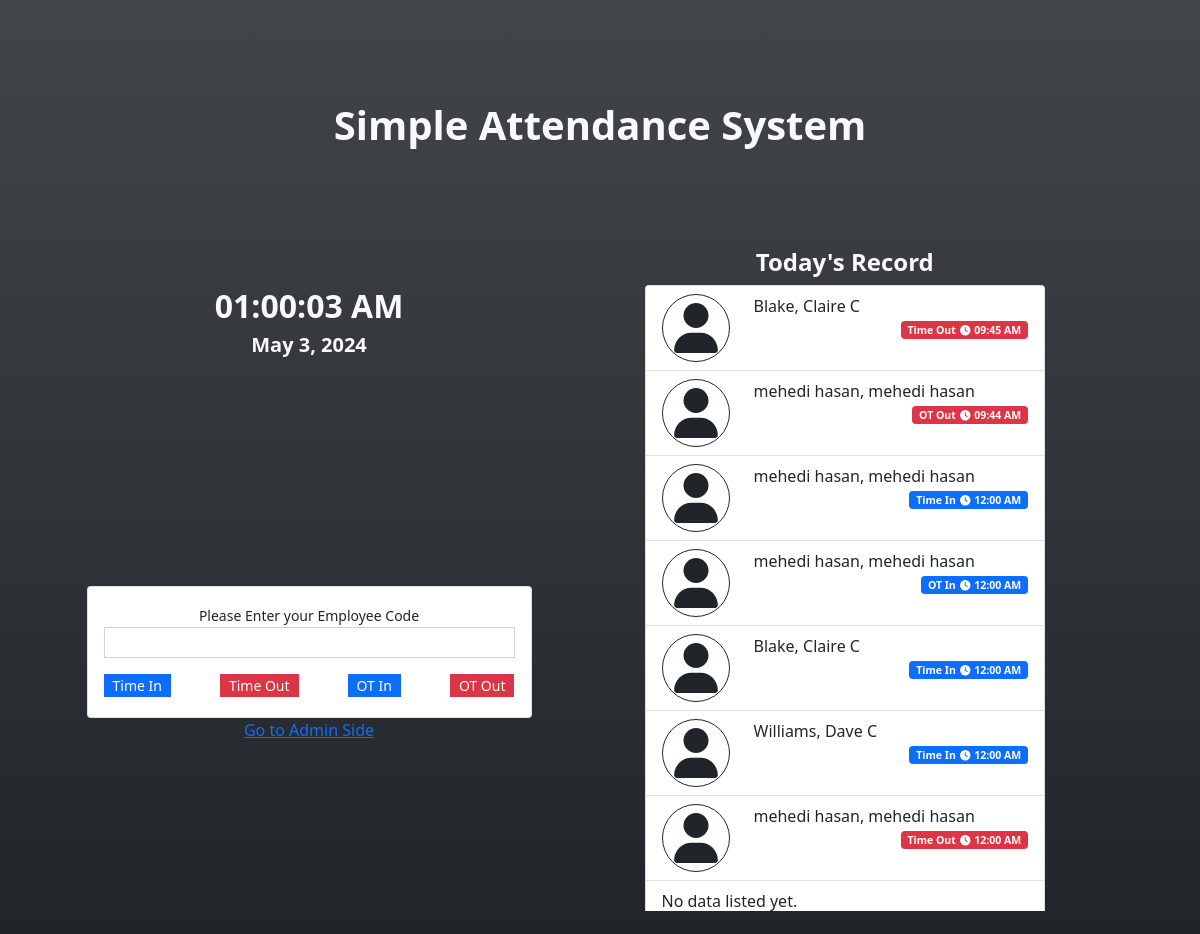
Screenshot of /attendance.php with the database file from the repository.
### tables this page shows
CREATE TABLE att_type_list (
            `att_type_id` INTEGER NOT NULL PRIMARY KEY AUTOINCREMENT,
            `name` TEXT NOT NULL,
            `status` INTEGER NOT NULL DEFAULT 1,
            `date_created` TIMESTAMP DEFAULT CURRENT_TIMESTAMP
        );

CREATE TABLE attendance_list (
            `attendance_id` INTEGER NOT NULL PRIMARY KEY AUTOINCREMENT,
            `employee_id` TEXT NOT NULL,
            `att_type_id` TEXT NOT NULL,
            `date_created` TIMESTAMP DEFAULT CURRENT_TIMESTAMP,
            `date_updated` TIMESTAMP NULL,
            FOREIGN KEY(`employee_id`) REFERENCES `employee_list`(`employee_id`) ON DELETE CASCADE,
            FOREIGN KEY(`att_type_id`) REFERENCES `att_type_list`(`att_type_id`) ON DELETE CASCADE
        );

### attendance.php (the view, shortened to what this page needs)
<?php
require_once('DBConnection.php');
?>
<!DOCTYPE html>
<html lang="en">
<head>
    <link rel="stylesheet" href="Font-Awesome-master/css/all.min.css">
    <link rel="stylesheet" href="css/bootstrap.min.css">
    <link rel="stylesheet" href="DataTables/datatables.min.css">
</head>
<body>
    <main class="bg-dark bg-gradient text-light">
    <div class="container py-3 d-flex flex-column " id="page-container">
        <div class="w-100 h-25 d-flex  align-items-center">
            <h2 class="text-center w-100 fs-1"><b>Simple Attendance System</b></h2>
        </div>
        <div class="w-100 row flex-grow-1">
            <div class="col-md-6 d-flex flex-column align-items-center h-100">
                <div class="w-100 h-25 d-flex align-items-center">
                    <div class="w-100">
                        <h2 class="text-center"><b><span id="time_display"><?php echo date("h:i A") ?></span></b></h2>
                        <h5 class="text-center"><b><span id="date_display"><?php echo date("M d,Y ") ?></span></b></h5>
                    </div>
                </div>
                <div class="w-100 h-75 d-flex align-items-center">
                    <div class="w-100">
                        <div class="card text-dark col-sm-10 offset-sm-1 align-middle h-auto">
                            <div class="card-body">
                                <center><small>Please Enter your Employee Code</small></center>
                                <div class="form-group">
                                    <input type="text" autofocus class="form-control form-control-sm rounded-0" id="employee_code">
                                </div>
                                <div class="form-group d-flex justify-content-between mt-3 mb-1">
                                    <?php
                                    $qry = $conn->query("SELECT * FROM `att_type_list` order by att_type_id asc");
                                    while($row= $qry->fetchArray()):
                                        $bg = 'primary';
                                        if(in_array($row['att_type_id'],array(2,4)))
                                        $bg = 'danger';
                                    ?>
                                    <button class="att_btn btn btn-sm btn-<?php echo $bg ?> rounded-0 py-0" type="button" data-id="<?php echo $row['att_type_id'] ?>"><?php echo $row['name'] ?></button>
                                    <?php endwhile; ?>
                                </div>
                            </div>
                        </div>
                    <center><a href="./admin.php" class="mt-4">Go to Admin Side</a></center>
                    </div>
                </div>
            </div>
            <div class="col-md-6 h-100 d-flex align-items-center">
                <div class="w-100">
                    <div class="col-sm-9 offset-sm-1">
                        <h4 class="text-light text-center"><b>Today's Record</b></h4>
                        <div class="overflow-auto" style="height:67vh">
                            <ul class="list-group">
                                <?php
                                $date=date_create("2024-05-01");
                                date_add($date,date_interval_create_from_date_string("1 days"));
                                $today = date_format($date,"Y-m-d");
                                $att_qry = $conn->query("SELECT a.*,t.name as tname,(e.lastname || ', ' || e.firstname || ' ' || e.middlename) as `fullname` FROM `attendance_list` a inner join employee_list e on a.employee_id = e.employee_id inner join att_type_list t on a.att_type_id = t.att_type_id where date(a.date_created) = '".$today."' ORDER BY strftime('%s', a.date_created) desc");
                                while($row = $att_qry->fetchArray()):
                                    $bg = "primary";
                                    if(in_array($row['att_type_id'],array(2,4)))
                                    $bg = "danger";
                                ?>
                                <li class="list-group-item att-item" data-id="<?php echo $row['attendance_id'] ?>">
                                <div class="row row-cols-2">
                                    <div class="col-auto d-flex align-items-center"><span class="fa border border-dark p-2 fa-user rounded-circle" style="width:50px !important;height:50px !important" ></span></div>
                                    <div class="col-auto flex-grow-1 d-flex flex-column">
                                        <div class="w-100">
                                            <?php echo $row['fullname'] ?>
                                        </div>
                                        <div class='w-100 d-flex justify-content-end'>
                                            <small><span class="badge bg-<?php echo $bg ?>"><?php echo $row['tname'] ?><i class="fa fa-clock mx-1"></i><?php echo date("h:i A",strtotime($row['date_created'])) ?></span></small>
                                        </div>
                                    </div>
                                </div>
                                </li>
                                <?php endwhile; ?>
                                <?php if(!$att_qry->fetchArray()): ?>
                                <li class="list-group-item" id="noData">No data listed yet.</li>
                                <?php endif; ?>
                            </ul>
                        </div>
                    </div>
                </div>
            </div>
        </div>
    </div>
    </main>
</body>
</html>

### attendance.php (style rules this page uses)
html,body { height:100%; width:100%; }
main { height:100%; display:flex; flex-flow:column; }
#page-container { flex: 1 1 auto; overflow:auto; }

### rows the page displays
att_type_list: name "Time In"
att_type_list: name "Time Out"
att_type_list: name "OT In"
att_type_list: name "OT Out"
attendance_list: fullname "Blake, Claire C", att_type.name "Time Out", date_created "09:45 AM"
attendance_list: fullname "mehedi hasan, mehedi hasan", att_type.name "OT Out", date_created "09:44 AM"
attendance_list: fullname "mehedi hasan, mehedi hasan", att_type.name "Time In", date_created "12:00 AM"
attendance_list: fullname "mehedi hasan, mehedi hasan", att_type.name "OT In", date_created "12:00 AM"
attendance_list: fullname "Blake, Claire C", att_type.name "Time In", date_created "12:00 AM"
attendance_list: fullname "Williams, Dave C", att_type.name "Time In", date_created "12:00 AM"
attendance_list: fullname "mehedi hasan, mehedi hasan", att_type.name "Time Out", date_created "12:00 AM"
